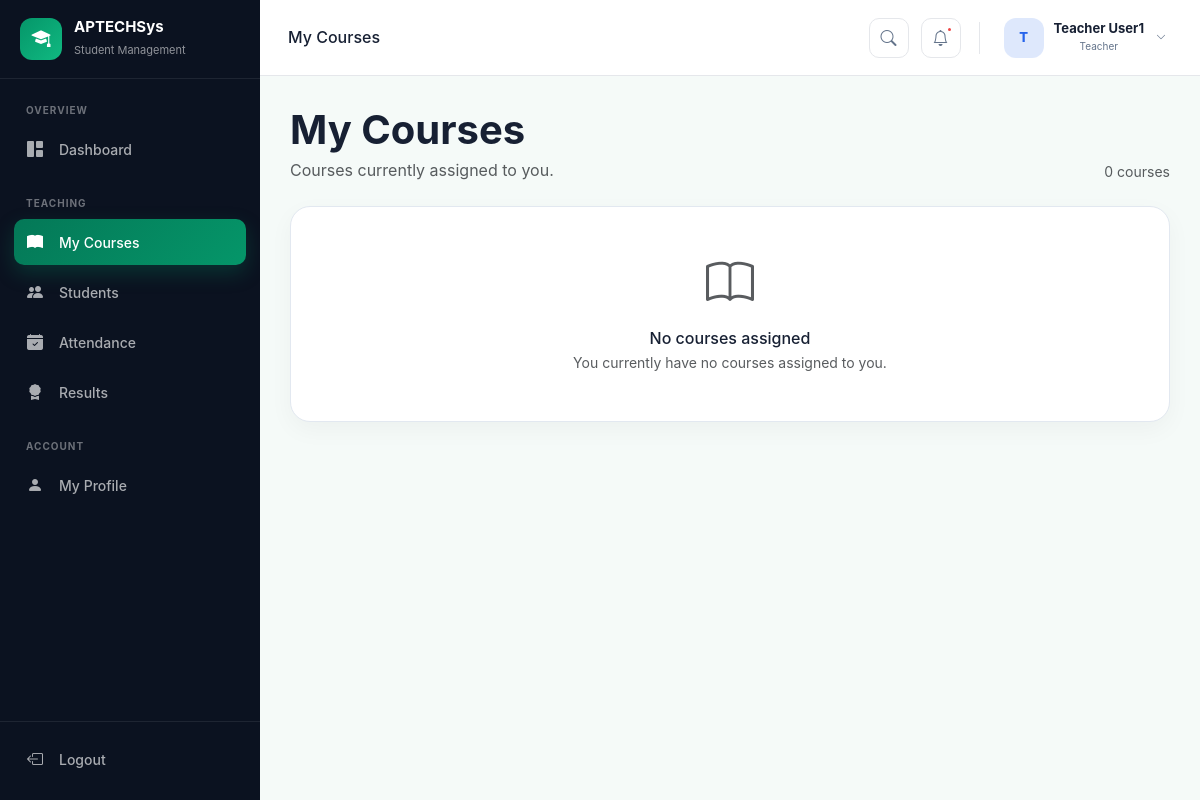
The app's page /accounts/dashboard/teacher/courses/ (signed in) with its own data.
### accounts/models.py (models this page shows, shortened)
class User(AbstractUser):
    ROLE_CHOICES = [
        ('student', 'Student'),
        ('teacher', 'Teacher'),
        ('admin', 'Admin'),
    ]
    email = models.EmailField(unique=True)
    role = models.CharField(max_length=50, choices=ROLE_CHOICES, default="student")

### accounts/views.py (the view)
@login_required
def teacher_courses(request):
    if request.user.role != "teacher":
        raise PermissionDenied
    teacher = request.user.teacher_profile
    courses = (
        Course.objects
        .filter(teacher=teacher)
        .select_related("department")
        .prefetch_related("enrollments")
        .order_by("code")
    )
    context = {
        "title": "My Courses",
        "teacher": teacher,
        "courses": courses,
        "total_courses": courses.count(),
    }
    return render(
        request,
        "accounts/dashboard/teacher/courses.html",
        context,
    )

### accounts/templates/accounts/dashboard/teacher/courses.html (shortened to what this page needs)
{% extends "accounts/dashboard/base.html" %}
{% load static %}
{% block body_class %}
    teacher-dashboard
{% endblock %}
{% block extra_css %}
    <link
        rel="stylesheet"
        href="{% static 'accounts/css/teacher.css' %}"
    >
{% endblock %}
{% block topbar_title %}
    My Courses
{% endblock %}
{% block sidebar %}
    <div class="nav-section-title">
        Overview
    </div>
    <a
        href="{% url 'teacher_dashboard' %}"
        class="sidebar-link"
    >
        <i class="bi bi-grid-1x2-fill"></i>
        <span>Dashboard</span>
    </a>
    <div class="nav-section-title mt-4">
        Teaching
    </div>
    <a
        href="{% url 'teacher_courses' %}"
        class="sidebar-link active"
    >
        <i class="bi bi-book-fill"></i>
        <span>My Courses</span>
    </a>
    <a
        href="{% url 'teacher_students' %}"
        class="sidebar-link"
    >
        <i class="bi bi-people-fill"></i>
        <span>Students</span>
    </a>
    <a href="#" class="sidebar-link">
        <i class="bi bi-calendar-check-fill"></i>
        <span>Attendance</span>
    </a>
    <a href="#" class="sidebar-link">
        <i class="bi bi-award-fill"></i>
        <span>Results</span>
    </a>
    <div class="nav-section-title mt-4">
        Account
    </div>
    <a href="#" class="sidebar-link">
        <i class="bi bi-person-fill"></i>
        <span>My Profile</span>
    </a>
{% endblock %}
{% block content %}
    <div class="d-flex flex-wrap justify-content-between align-items-end gap-3 mb-4">
        <div>
            <h1 class="fw-bold mb-1">
                My Courses
            </h1>
            <p class="text-muted mb-0">
                Courses currently assigned to you.
            </p>
        </div>
        <div class="text-muted small">
            {{ total_courses }} course{{ total_courses|pluralize }}
        </div>
    </div>
    <div class="row g-4">
        {% for course in courses %}
            <div class="col-12 col-md-6 col-xl-4">
                <div class="teacher-course h-100">
                    <div class="d-flex justify-content-between align-items-start gap-3">
                        <div>
                            <div class="teacher-course-code">
                                {{ course.code }}
                            </div>
                            <div class="teacher-course-name">
                                {{ course.name }}
                            </div>
                        </div>
                        <div class="teacher-stat-icon flex-shrink-0">
                            <i class="bi bi-book-fill"></i>
                        </div>
                    </div>
                    <div class="teacher-course-meta">
                        <span>
                            <i class="bi bi-building me-1"></i>
                            {{ course.department.name }}
                        </span>
                        <span>
                            <i class="bi bi-people me-1"></i>
                            {{ course.enrollments.count }}
                        </span>
                    </div>
                </div>
            </div>
        {% empty %}
            <div class="col-12">
                <div class="teacher-panel text-center py-5">
                    <i class="bi bi-book display-5 text-muted"></i>
                    <h6 class="mt-3 mb-1">
                        No courses assigned
                    </h6>
                    <p class="text-muted small mb-0">
                        You currently have no courses assigned to you.
                    </p>
                </div>
            </div>
        {% endfor %}
    </div>
{% endblock %}

### accounts/templates/accounts/dashboard/base.html (shortened to what this page needs)
{% load static %}
<!DOCTYPE html>
<html lang="en">
<head>
    <link
        href="https://cdn.jsdelivr.net/npm/bootstrap@5.3.8/dist/css/bootstrap.min.css"
        rel="stylesheet"
    >
    <link
        href="https://cdn.jsdelivr.net/npm/bootstrap-icons@1.11.3/font/bootstrap-icons.css"
        rel="stylesheet"
    >
    <link
        rel="stylesheet"
        href="{% static 'accounts/css/dashboard-base.css' %}"
    >
    {% block extra_css %}{% endblock %}
</head>
<body class="{% block body_class %}{% endblock %}">
<div class="dashboard-wrapper">
    <aside class="dashboard-sidebar" id="dashboardSidebar">
        <div class="sidebar-brand">
            <div class="brand-icon">
                <i class="bi bi-mortarboard-fill"></i>
            </div>
            <div class="brand-content">
                <h5>APTECHSys</h5>
                <span>Student Management</span>
            </div>
        </div>
        <nav class="sidebar-nav">
            {% block sidebar %}
            {% endblock %}
        </nav>
        <div class="sidebar-footer">
            <form action="{% url 'logout' %}" method="post">
                <button
                    type="submit"
                    class="sidebar-link logout-link"
                >
                    <i class="bi bi-box-arrow-left"></i>
                    <span>Logout</span>
                </button>
            </form>
        </div>
    </aside>
    <div class="dashboard-main">
        <header class="dashboard-topbar">
            <div class="topbar-left">
                <div class="topbar-page">
                    <h6 class="topbar-title mb-0">
                        {% block topbar_title %}{% endblock %}
                    </h6>
                </div>
            </div>
            <div class="topbar-right">
                <button
                    type="button"
                    class="topbar-action"
                    aria-label="Search"
                >
                    <i class="bi bi-search"></i>
                </button>
                <button
                    type="button"
                    class="topbar-action notification-button"
                    aria-label="Notifications"
                >
                    <i class="bi bi-bell"></i>
                    <span class="notification-dot"></span>
                </button>
                <div class="dropdown">
                    <button
                        class="user-menu dropdown-toggle"
                        type="button"
                        data-bs-toggle="dropdown"
                        aria-expanded="false"
                    >
                        <div class="user-avatar">
                            {% if user.first_name %}
                                {{ user.first_name|first|upper }}
                            {% else %}
                                {{ user.username|first|upper }}
                            {% endif %}
                        </div>
                        <div class="user-info">
                            <strong>
                                {{ user.get_full_name|default:user.username }}
                            </strong>
                            <small>
                                {{ user.role|title }}
                            </small>
                        </div>
                        <i class="bi bi-chevron-down user-chevron"></i>
                    </button>
                </div>
            </div>
        </header>
        <main class="dashboard-content">
            {% block content %}
            {% endblock %}
        </main>
    </div>
</div>
</body>
</html>

### accounts/static/accounts/css/dashboard-base.css (style rules this page uses)
:root { --dashboard-bg: #f5f7fb; --dashboard-surface: #ffffff; --dashboard-border: #e5e7eb; --dashboard-text: #172033; --dashboard-muted: #64748b; --sidebar-width: 260px; --topbar-height: 76px; --role-primary: #2563eb; --role-hover: rgba(37, 99, 235, 0.15); }
* { box-sizing: border-box; }
body { margin: 0; font-family: Inter, system-ui, -apple-system, BlinkMacSystemFont, "Segoe UI", sans-serif; background: var(--dashboard-bg); color: var(--dashboard-text); }
.dashboard-wrapper { min-height: 100vh; display: flex; }
.dashboard-sidebar { width: var(--sidebar-width); height: 100vh; display: flex; flex-direction: column; position: fixed; top: 0; left: 0; z-index: 1000; background: #0b1220; color: #ffffff; overflow: hidden; transition: transform 0.3s ease; }
.sidebar-brand { min-height: var(--topbar-height); padding: 18px 20px; display: flex; align-items: center; gap: 12px; border-bottom: 1px solid rgba(255, 255, 255, 0.08); }
.brand-icon { width: 42px; height: 42px; display: flex; align-items: center; justify-content: center; border-radius: 12px; background: var(--role-primary); font-size: 19px; }
.sidebar-brand h5 { margin: 0; font-size: 15px; font-weight: 700; }
.sidebar-brand span { font-size: 11px; color: rgba(255, 255, 255, 0.55); }
.sidebar-nav { flex: 1; padding: 24px 14px; overflow-y: auto; }
.nav-section-title { padding: 0 12px; margin-bottom: 8px; font-size: 10px; font-weight: 700; text-transform: uppercase; letter-spacing: 1px; color: rgba(255, 255, 255, 0.4); }
.sidebar-link { width: 100%; display: flex; align-items: center; gap: 12px; padding: 11px 13px; margin-bottom: 4px; border: 0; border-radius: 10px; background: transparent; color: rgba(255, 255, 255, 0.65); text-decoration: none; font-family: inherit; font-size: 14px; font-weight: 500; text-align: left; cursor: pointer; transition: background 0.2s ease, color 0.2s ease; }
.sidebar-link i { width: 20px; flex-shrink: 0; font-size: 16px; }
.sidebar-link.active { color: #ffffff; background: var(--role-primary); }
.sidebar-footer { flex-shrink: 0; padding: 14px; border-top: 1px solid rgba(255, 255, 255, 0.08); background: #0b1220; }
.sidebar-footer form { margin: 0; }
.dashboard-sidebar form .logout-link { background: transparent !important; color: rgba(255, 255, 255, 0.65) !important; }
.dashboard-main { width: calc(100% - var(--sidebar-width)); min-height: 100vh; margin-left: var(--sidebar-width); }
.dashboard-topbar { height: var(--topbar-height); padding: 0 28px; display: flex; align-items: center; justify-content: space-between; background: var(--dashboard-surface); border-bottom: 1px solid var(--dashboard-border); position: sticky; top: 0; z-index: 900; }
.topbar-left, .topbar-right, .user-menu { display: flex; align-items: center; }
.topbar-left { gap: 14px; }
.topbar-right { gap: 12px; }
.topbar-action, .sidebar-toggle { width: 40px; height: 40px; padding: 0; display: flex; align-items: center; justify-content: center; border: 1px solid var(--dashboard-border); border-radius: 10px; background: #ffffff; color: var(--dashboard-muted); font-size: 16px; cursor: pointer; transition: color 0.2s ease, border-color 0.2s ease, background 0.2s ease, transform 0.2s ease; }
.notification-button { position: relative; }
.notification-dot { position: absolute; top: 7px; right: 7px; width: 7px; height: 7px; border-radius: 50%; background: #ef4444; border: 2px solid #ffffff; }
.user-menu { gap: 10px; padding: 4px 6px; border-radius: 12px; cursor: pointer; transition: background 0.2s ease; }
.user-avatar { width: 40px; height: 40px; flex-shrink: 0; display: flex; align-items: center; justify-content: center; border-radius: 12px; background: var(--role-hover); color: var(--role-primary); font-size: 13px; font-weight: 800; }
.user-info { display: flex; flex-direction: column; gap: 2px; }
.user-info strong { font-size: 13px; line-height: 1.2; }
.user-info small { font-size: 10px; color: var(--dashboard-muted); }
.user-chevron { margin-left: 2px; color: var(--dashboard-muted); font-size: 10px; }
.dashboard-content { padding: 30px; }
.user-menu { border: 0; background: transparent; font-family: inherit; color: var(--dashboard-text); cursor: pointer; }
.user-menu::after { display: none; }

### records on screen
User: first_name|first "T", get_full_name "Teacher User1", role "Teacher"

### other values on screen
{{ total_courses }} "0"
